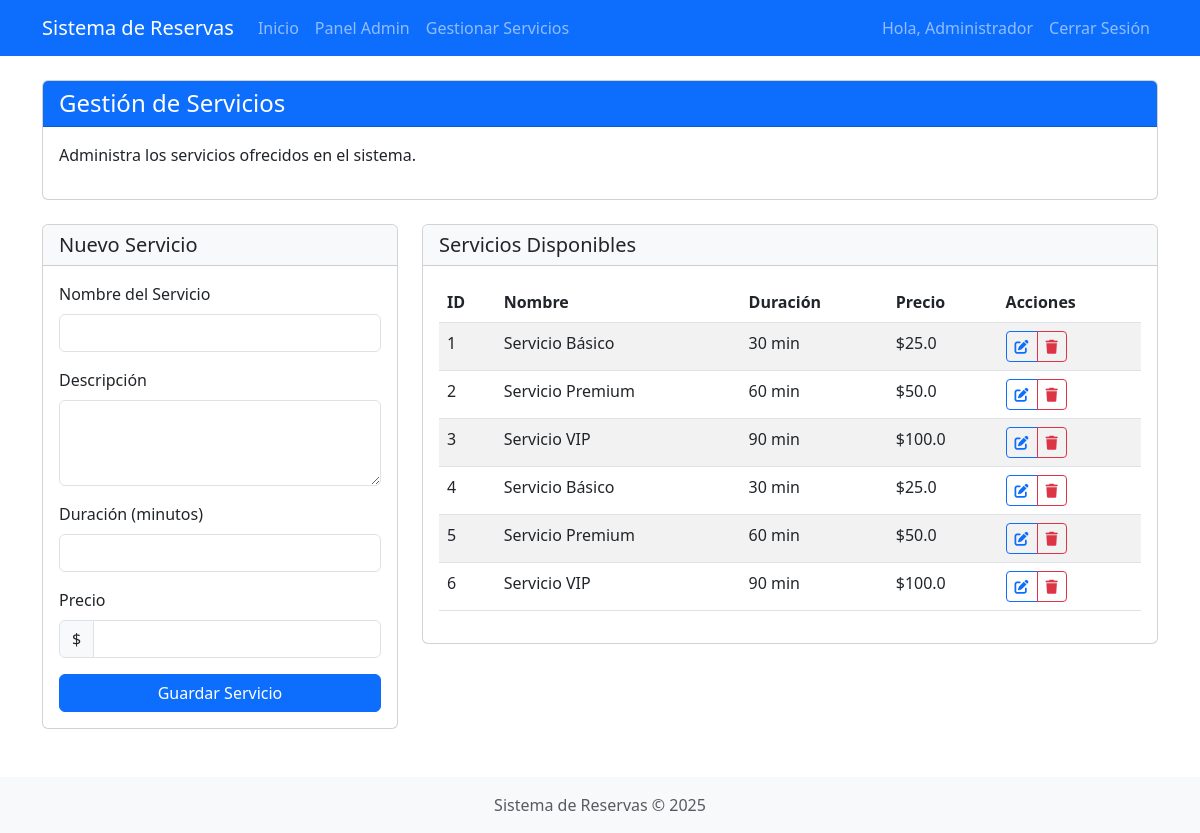
The page /admin/servicios (signed in) on the database its author committed.
### tables this page shows
CREATE TABLE servicios (
        id INTEGER PRIMARY KEY AUTOINCREMENT,
        nombre TEXT NOT NULL,
        descripcion TEXT,
        duracion INTEGER NOT NULL,  -- duración en minutos
        precio REAL NOT NULL
    );

### app.py (the view, shortened to what this page needs)
@app.route('/admin/servicios', methods=['GET', 'POST'])
def admin_servicios():
    if 'usuario_id' not in session or session['usuario_rol'] != 'admin':
        flash('Necesitas iniciar sesión como administrador', 'warning')
        return redirect(url_for('login'))
    conn = sqlite3.connect('instance/reservas.db')
    conn.row_factory = sqlite3.Row
    cursor = conn.cursor()
    cursor.execute('SELECT * FROM servicios')
    servicios = cursor.fetchall()
    conn.close()
    return render_template('admin_servicios.html', servicios=servicios)

### app.py (called while the page is built)
@app.context_processor
def utility_processor():
    def get_now():
        return datetime.now()
    return dict(now=get_now)

### templates/admin_servicios.html (shortened to what this page needs)
{% extends 'base.html' %}
{% block content %}
<div class="row mb-4">
    <div class="col-md-12">
        <div class="card">
            <div class="card-header bg-primary text-white">
                <h4 class="mb-0">Gestión de Servicios</h4>
            </div>
            <div class="card-body">
                <p>Administra los servicios ofrecidos en el sistema.</p>
            </div>
        </div>
    </div>
</div>
<div class="row">
    <div class="col-md-4">
        <div class="card">
            <div class="card-header bg-light">
                <h5 class="mb-0">Nuevo Servicio</h5>
            </div>
            <div class="card-body">
                <form method="POST">
                    <div class="mb-3">
                        <label for="nombre" class="form-label">Nombre del Servicio</label>
                        <input type="text" class="form-control" id="nombre" name="nombre" required>
                    </div>
                    <div class="mb-3">
                        <label for="descripcion" class="form-label">Descripción</label>
                        <textarea class="form-control" id="descripcion" name="descripcion" rows="3"></textarea>
                    </div>
                    <div class="mb-3">
                        <label for="duracion" class="form-label">Duración (minutos)</label>
                        <input type="number" class="form-control" id="duracion" name="duracion" min="15" step="15" required>
                    </div>
                    <div class="mb-3">
                        <label for="precio" class="form-label">Precio</label>
                        <div class="input-group">
                            <span class="input-group-text">$</span>
                            <input type="number" class="form-control" id="precio" name="precio" min="0" step="0.01" required>
                        </div>
                    </div>
                    <div class="d-grid">
                        <button type="submit" class="btn btn-primary">Guardar Servicio</button>
                    </div>
                </form>
            </div>
        </div>
    </div>
    <div class="col-md-8">
        <div class="card">
            <div class="card-header bg-light">
                <h5 class="mb-0">Servicios Disponibles</h5>
            </div>
            <div class="card-body">
                {% if servicios %}
                    <div class="table-responsive">
                        <table class="table table-striped">
                            <thead>
                                <tr>
                                    <th>ID</th>
                                    <th>Nombre</th>
                                    <th>Duración</th>
                                    <th>Precio</th>
                                    <th>Acciones</th>
                                </tr>
                            </thead>
                            <tbody>
                                {% for servicio in servicios %}
                                <tr>
                                    <td>{{ servicio['id'] }}</td>
                                    <td>{{ servicio['nombre'] }}</td>
                                    <td>{{ servicio['duracion'] }} min</td>
                                    <td>${{ servicio['precio'] }}</td>
                                    <td>
                                        <div class="btn-group">
                                            <button type="button" class="btn btn-sm btn-outline-primary"
                                                    data-bs-toggle="modal" data-bs-target="#editarModal{{ servicio['id'] }}">
                                                <i class="fas fa-edit"></i>
                                            </button>
                                            <button type="button" class="btn btn-sm btn-outline-danger"
                                                    data-bs-toggle="modal" data-bs-target="#eliminarModal{{ servicio['id'] }}">
                                                <i class="fas fa-trash"></i>
                                            </button>
                                        </div>
                                    </td>
                                </tr>
                                {% endfor %}
                            </tbody>
                        </table>
                    </div>
                {% else %}
                    <div class="alert alert-info">No hay servicios registrados en el sistema.</div>
                {% endif %}
            </div>
        </div>
    </div>
</div>
{% endblock %}

### templates/base.html (shortened to what this page needs)
<!DOCTYPE html>
<html lang="es">
<head>
    <link href="https://cdn.jsdelivr.net/npm/bootstrap@5.3.0-alpha1/dist/css/bootstrap.min.css" rel="stylesheet">
    <link rel="stylesheet" href="https://cdnjs.cloudflare.com/ajax/libs/font-awesome/6.1.1/css/all.min.css">
</head>
<body>
    <nav class="navbar navbar-expand-lg navbar-dark bg-primary">
        <div class="container">
            <a class="navbar-brand" href="{{ url_for('index') }}">Sistema de Reservas</a>
            <div class="collapse navbar-collapse" id="navbarNav">
                <ul class="navbar-nav me-auto">
                    <li class="nav-item">
                        <a class="nav-link" href="{{ url_for('index') }}">Inicio</a>
                    </li>
                    {% if 'usuario_id' in session %}
                        {% if session['usuario_rol'] == 'admin' %}
                            <li class="nav-item">
                                <a class="nav-link" href="{{ url_for('admin_dashboard') }}">Panel Admin</a>
                            </li>
                            <li class="nav-item">
                                <a class="nav-link" href="{{ url_for('admin_servicios') }}">Gestionar Servicios</a>
                            </li>
                        {% endif %}
                    {% endif %}
                </ul>
                <ul class="navbar-nav">
                    {% if 'usuario_id' in session %}
                        <li class="nav-item">
                            <span class="nav-link">Hola, {{ session['usuario_nombre'] }}</span>
                        </li>
                        <li class="nav-item">
                            <a class="nav-link" href="{{ url_for('logout') }}">Cerrar Sesión</a>
                        </li>
                    {% endif %}
                </ul>
            </div>
        </div>
    </nav>
    <div class="container mt-4">
        {% block content %}{% endblock %}
    </div>
    <footer class="bg-light text-center text-muted py-3 mt-5">
        <div class="container">
           <p class="mb-0">Sistema de Reservas &copy; {{ now().year }}</p>
        </div>
    </footer>
</body>
</html>

### rows shown on the page
servicios: id "1", nombre "Servicio Básico", duracion "30", precio "25.0"
servicios: id "2", nombre "Servicio Premium", duracion "60", precio "50.0"
servicios: id "3", nombre "Servicio VIP", duracion "90", precio "100.0"
servicios: id "4", nombre "Servicio Básico", duracion "30", precio "25.0"
servicios: id "5", nombre "Servicio Premium", duracion "60", precio "50.0"
servicios: id "6", nombre "Servicio VIP", duracion "90", precio "100.0"

### other values the page prints
{{ session['usuario_nombre'] }} "Administrador"
